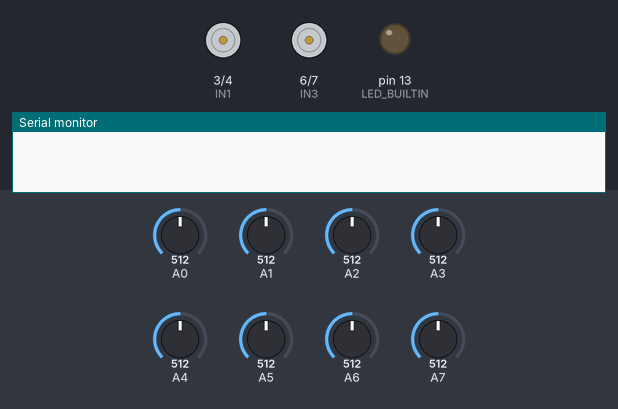
The sketch below on a simulated Arduino Nano, built with avr-gcc and run on an emulated ATmega328P. Shown: motor-driver pin pairs drawn as motors (green arrow = first pin HIGH = forward, orange = second pin HIGH = backward, longer = more drive, scaled by the enable pin), output pins drawn as LEDs (lit = HIGH), the last lines printed to the serial monitor. The inputs (shaded band) are chosen by the test bench; at power-on: A0 = 512, A1 = 512, A2 = 512, A3 = 512, A4 = 512, A5 = 512, A6 = 512, A7 = 512.

Above: at 0.1 s.
At 0.6 s:
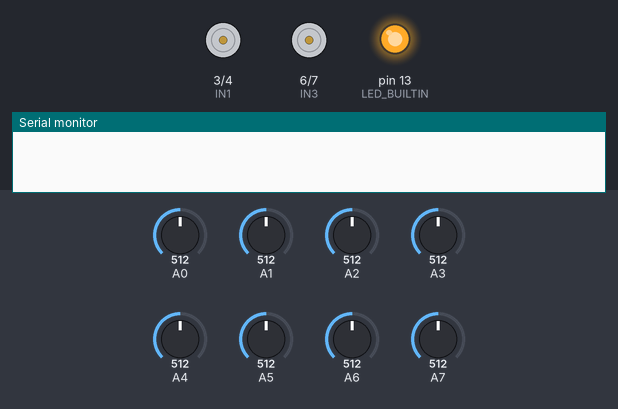
At 12.2 s:
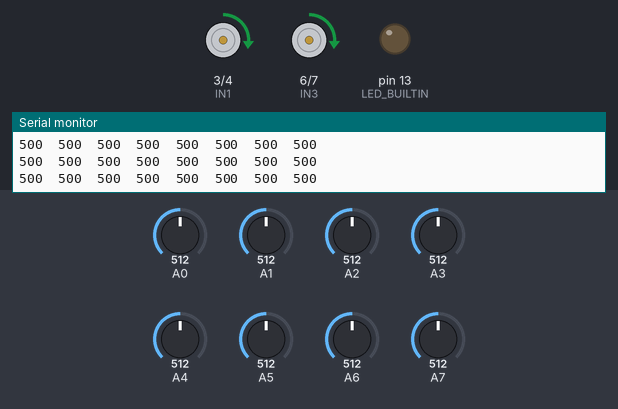
12.3 s: A0 set to 107
15.3 s: A0 set to 95
Timing chart, 0 to 18.3 s (numbered marks = the images above; inputs shaded):
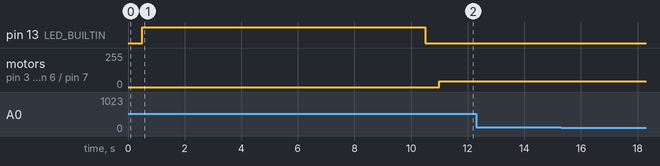

The sketch:

tarCzech.ino
```cpp
#include <QTRSensors.h>

// Motor driver pins
#define ENA 9   // Right motor speed
#define IN1 3   // Right motor dir 1
#define IN2 4   // Right motor dir 2
#define ENB 10  // Left motor speed
#define IN3 6   // Left motor dir 1
#define IN4 7   // Left motor dir 2

//max speed
const int baseSpeedL = 45;
const int baseSpeedR = 45;

int cn = 0;

QTRSensors qtr;

const uint8_t SensorCount = 8;
uint16_t sensorValues[SensorCount];

/*base speed
const int baseSpeedL = 30;
const int baseSpeedR = 60;
*/

void setup() {

  // configure the sensors
  qtr.setTypeAnalog();
  qtr.setSensorPins((const uint8_t[]){A0, A1, A2, A3, A4, A5, A6, A7}, SensorCount);
  qtr.setEmitterPin(12);

  delay(500);
  pinMode(LED_BUILTIN, OUTPUT);
  digitalWrite(LED_BUILTIN, HIGH); // turn on Arduino's LED to indicate we are in calibration mode

  // Set up motor pins
  pinMode(ENA, OUTPUT);
  pinMode(IN1, OUTPUT);
  pinMode(IN2, OUTPUT);
  pinMode(ENB, OUTPUT);
  pinMode(IN3, OUTPUT);
  pinMode(IN4, OUTPUT);

  // Set direction forward for both motors
  digitalWrite(IN1, HIGH);
  digitalWrite(IN2, LOW);
  digitalWrite(IN3, HIGH);
  digitalWrite(IN4, LOW);

  // Calibration
  for (uint16_t i = 0; i < 400; i++) {
    qtr.calibrate();
  }
  digitalWrite(LED_BUILTIN, LOW); // done calibrating
  Serial.begin(9600);

  Serial.println("Calibration done.");
  delay(500);

}


void moveMotors(int speedL, int speedR){
  analogWrite(ENA, speedL);
  analogWrite(ENB, speedR);
}

bool tarCzech(){
  int count = 0;
  for (int i = 0; i < 8; i++){
    if(sensorValues[i] > 900){
      count++;
      if(count == 8){
        cn++;
        count = 0;
        return 1;
      }
    }
  }
  return 0;
}

void loop() {
  while(cn < 2){
    moveMotors(baseSpeedL, baseSpeedR);
    uint16_t position = qtr.readLineBlack(sensorValues);

    for (uint8_t i = 0; i < SensorCount; i++)
    {
      Serial.print(sensorValues[i]);
      Serial.print('\t');
    }
    Serial.println();
    bool x = tarCzech();
    if (x==1){
      moveMotors(0, 0);
      delay(3000);
    }
  // Nothing needed, just keep going straight
  }
  moveMotors(0,0);
}
```
